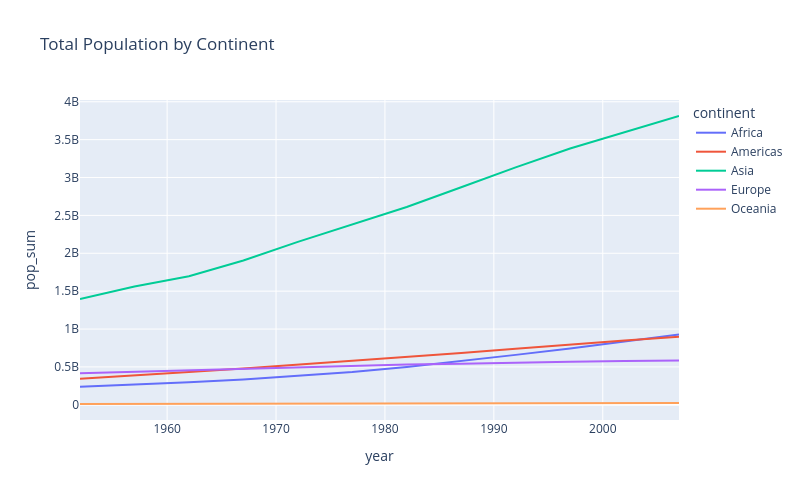

The code cell stored with this chart in its notebook:
### Code cell
fig = px.line(
    df_continent,
    x="year",
    y="pop_sum",
    color="continent",
    title="Total Population by Continent"
)
fig.update_layout(autosize=False, width=800, height=500)
fig.show()

### Figure 1 — Plotly figure (JSON) as saved in the notebook; plotly's stock layout.template omitted (floating-point values rounded to 4 significant figures)
{"data": [{"hovertemplate": "continent=Africa<br>year=%{x}<br>pop_sum=%{y}<extra></extra>", "legendgroup": "Africa", "line": {"color": "#636efa", "dash": "solid"}, "marker": {"symbol": "circle"}, "mode": "lines", "name": "Africa", "orientation": "v", "showlegend": true, "type": "scatter", "x": [1952, 1957, 1962, 1967, 1972, 1977, 1982, 1987, 1992, 1997, 2002, 2007], "xaxis": "x", "y": [237640501, 264837738, 296516865, 335289489, 379879541, 433061021, 499348587, 574834110, 659081517, 743832984, 833723916, 929539692], "yaxis": "y"}, {"hovertemplate": "continent=Americas<br>year=%{x}<br>pop_sum=%{y}<extra></extra>", "legendgroup": "Americas", "line": {"color": "#EF553B", "dash": "solid"}, "marker": {"symbol": "circle"}, "mode": "lines", "name": "Americas", "orientation": "v", "showlegend": true, "type": "scatter", "x": [1952, 1957, 1962, 1967, 1972, 1977, 1982, 1987, 1992, 1997, 2002, 2007], "xaxis": "x", "y": [345152446, 386953916, 433270254, 480746623, 529384210, 578067699, 630290920, 682753971, 739274104, 796900410, 849772762, 898871184], "yaxis": "y"}, {"hovertemplate": "continent=Asia<br>year=%{x}<br>pop_sum=%{y}<extra></extra>", "legendgroup": "Asia", "line": {"color": "#00cc96", "dash": "solid"}, "marker": {"symbol": "circle"}, "mode": "lines", "name": "Asia", "orientation": "v", "showlegend": true, "type": "scatter", "x": [1952, 1957, 1962, 1967, 1972, 1977, 1982, 1987, 1992, 1997, 2002, 2007], "xaxis": "x", "y": [1395357351, 1562780599, 1696357182, 1905662900, 2150972248, 2384513556, 2610135582, 2871220762, 3133292191, 3383285500, 3601802203, 3811953827], "yaxis": "y"}, {"hovertemplate": "continent=Europe<br>year=%{x}<br>pop_sum=%{y}<extra></extra>", "legendgroup": "Europe", "line": {"color": "#ab63fa", "dash": "solid"}, "marker": {"symbol": "circle"}, "mode": "lines", "name": "Europe", "orientation": "v", "showlegend": true, "type": "scatter", "x": [1952, 1957, 1962, 1967, 1972, 1977, 1982, 1987, 1992, 1997, 2002, 2007], "xaxis": "x", "y": [418120846, 437890351, 460355155, 481178958, 500635059, 517164531, 531266901, 543094160, 558142797, 568944148, 578223869, 586098529], "yaxis": "y"}, {"hovertemplate": "continent=Oceania<br>year=%{x}<br>pop_sum=%{y}<extra></extra>", "legendgroup": "Oceania", "line": {"color": "#FFA15A", "dash": "solid"}, "marker": {"symbol": "circle"}, "mode": "lines", "name": "Oceania", "orientation": "v", "showlegend": true, "type": "scatter", "x": [1952, 1957, 1962, 1967, 1972, 1977, 1982, 1987, 1992, 1997, 2002, 2007], "xaxis": "x", "y": [10686006, 11941976, 13283518, 14600414, 16106100, 17239000, 18394850, 19574415, 20919651, 22241430, 23454829, 24549947], "yaxis": "y"}], "layout": {"autosize": false, "height": 500, "legend": {"title": {"text": "continent"}, "tracegroupgap": 0}, "title": {"text": "Total Population by Continent"}, "width": 800, "xaxis": {"anchor": "y", "domain": [0, 1], "title": {"text": "year"}}, "yaxis": {"anchor": "x", "domain": [0, 1], "title": {"text": "pop_sum"}}}}
